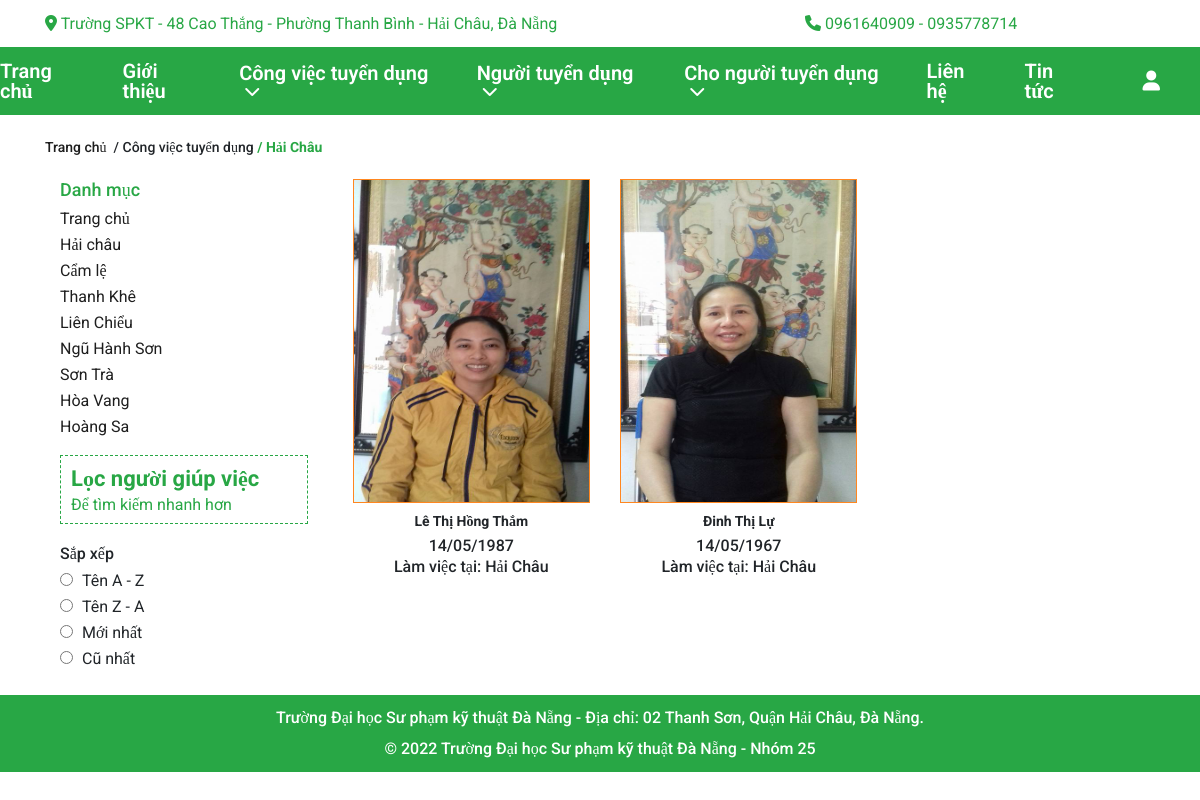
Page /?act=detailhelp&xuli=listcategory&id=1 (signed in) on the committed database.
### tables this page shows
CREATE TABLE `quanhuyen` (
  `idQuan` int(11) NOT NULL,
  `tenQuan` varchar(255) NOT NULL
);

CREATE TABLE `taikhoan` (
  `maTK` int(10) NOT NULL,
  `maQuyen` int(11) NOT NULL,
  `taiKhoan` varchar(50) NOT NULL,
  `matKhau` varchar(50) NOT NULL,
  `hoTen` varchar(255) NOT NULL,
  `gioiTinh` varchar(10) NOT NULL,
  `ngaySinh` varchar(50) NOT NULL,
  `CMND` varchar(20) NOT NULL,
  `SDT` int(11) NOT NULL,
  `email` varchar(255) NOT NULL,
  `diaChi` varchar(255) NOT NULL,
  `hinhAnh` varchar(255) NOT NULL,
  `trangThai` int(11) NOT NULL,
  `thoiGian` varchar(255) NOT NULL
);

### Controllers/DetailHelpController.php (called while the page is built, shortened)
<?php
require_once("./Models/helpModel.php");
    class  DetailController{
        var $help_model;
        public function __construct()
        {
             $this->help_model = new helpModel();
        }
        public function listcategory()
        {
            $data_help = $this->help_model->giupviec($_GET['id']);
            require_once("Views/index.php");
        }
    }
?>

### Models/connection.php (called while the page is built, shortened)
<?php
    class connection{
        function __construct()
        {
            $severname ="localhost";
            $username ="root";
            $password ="root";
            $db_name ="gtngv";
            $this->conn = new mysqli($severname,$username,$password,$db_name);
        }
    }

### Models/model.php (called while the page is built, shortened)
<?php
    require_once("connection.php");
    class model
    {
        function __construct()
        {
            $conn_obj = new connection();
            $this->conn = $conn_obj->conn;
        }
    }
?>

### Models/helpModel.php (called while the page is built, shortened)
<?php
    require_once("model.php");
    class helpModel extends model{
        function giupviec($id) {
            $query = "SELECT * FROM taikhoan,thongtinungvien,quanhuyen WHERE taikhoan.maTK = thongtinungvien.maTK AND thongtinungvien.khuVucLamViec = quanhuyen.idQuan AND idQuan=$id
            GROUP by taikhoan.maTK;";
            require("result.php");
            return $data;
        }
    }
?>

### Models/result.php (called while the page is built)
<?php
    $result = $this->conn->query($query);
    $data = array();
    while ($row = $result->fetch_assoc()) {
        $data[] = $row;
    }
?>

### Views/detailhelp/categoryhelp.php (the view, shortened to what this page needs)
<section id="main">
    <div class="container">
        <div class="break-crumb">
            <div class="break-crumb__head">
                <div class="home">
                    <a href="#">
                        <span>Trang chủ</span>
                    </a>
                        <span class="mr_lr">&nbsp;/ Công việc tuyển dụng&nbsp;</span>
                </div>
                <div>
                    <?php if(count($data_help)!=0) {?>
                    <strong>
                        <span id="danhmuc">/ <?= $data_help[0]['tenQuan'] ?></span>
                    </strong>
                    <?php } ?>
                </div>
            </div>
        </div>
        <div class="product__content">
            <div class="container">
                <div class="row">
                    <div class="nav-left col-lg-3">
                        <div class="nav-left__category">
                            <h1 style="color: var(--cl-primary);">Danh mục</h1>
                            <ul class="nav-left-category__list">
                                <li class="category__item"><a href="?act=home">Trang chủ</a> </li>
                                <li class="category__item">
                                    <a href="?act=detailhelp&xuli=listcategory&id=1">Hải châu</a>
                                </li>
                                <li class="category__item"><a href="?act=detailhelp&xuli=listcategory&id=2">Cẩm lệ</a></li>
                                <li class="category__item"><a href="?act=detailhelp&xuli=listcategory&id=3">Thanh Khê</a></li>
                                <li class="category__item"><a href="?act=detailhelp&xuli=listcategory&id=4">Liên Chiểu</a></li>
                                <li class="category__item"><a href="?act=detailhelp&xuli=listcategory&id=5">Ngũ Hành Sơn</a></li>
                                <li class="category__item"><a href="?act=detailhelp&xuli=listcategory&id=3">Sơn Trà</a></li>
                                <li class="category__item"><a href="?act=detailhelp&xuli=listcategory&id=4">Hòa Vang</a></li>
                                <li class="category__item"><a href="?act=detailhelp&xuli=listcategory&id=5">Hoàng Sa</a></li>
                            </ul>
                        </div>
                        <div class="nav-left__filter-product">
                            <div class="nav-left__filter-head">
                                <h2>Lọc người giúp việc</h2>
                                <span>Để tìm kiếm nhanh hơn</span>
                            </div>
                            <div class="filter-product__collocation">
                                <h1>Sắp xếp</h1>
                                <ul class="filter-product__collocation">
                                    <li class="filter-collocation__item">
                                        <input type ="radio" name ="radio" class="input-filter__radio" value="asc" id="asc" onclick="filterProduct('asc','tenCV', '<?php echo $cate?>')">
                                        <label for="asc">Tên A - Z</label><br></li>
                                    <li class="filter-collocation__item">
                                        <input type ="radio" name ="radio" class="input-filter__radio" value="desc" id="desc" onclick="filterProduct('desc','tenCV','<?php echo $cate?>')">
                                        <label for="desc">Tên Z - A</label><br></li>
                                    <li class="filter-collocation__item">
                                        <input type ="radio" name ="radio" class="input-filter__radio" value="news" id="news" onclick="filterProduct('desc','thoiGianDang','<?php echo $cate?>')">
                                        <label for="news">Mới nhất</label><br></li>
                                    <li class="filter-collocation__item">
                                        <input type ="radio" name ="radio" id="old" class="input-filter__radio" value="old" onclick="filterProduct('Asc','thoiGianDang','<?php echo $cate?>')">
                                        <label for="old">Cũ nhất</label><br></li>
                                </ul>
                            </div>
                        </div>
                    </div>
                    <div class="product-list col-lg-9" >
                        <div class="container">
                            <div class="row" id="product-list-main">
                            <?php
                                for ($i = 0; $i < (count($data_help)); $i++) {
                            ?>
                                <div class="col-product__itemm col col-6 col-md-4 col-lg-4 col-sm-6">
                                    <form action="" >
                                        <div class="product-imgg">
                                            <a href="?act=detailhelp&tk=<?=$data_help[$i]['maTK']?>" style="display: block;">
                                                <img src="./Publics/images/<?php echo $data_help[$i]['hinhAnh'] ?>" alt="">
                                            </a>
                                        </div>
                                        <div class="product-fruits__infos">
                                            <h2 class="tilte-name-product-t"><?= $data_help[$i]['hoTen']?></h2>
                                            <div style="margin-top: 10px;">
                                                <span class="price-new"><?= $data_help[$i]['ngaySinh'] ?></span>
                                            </div>
                                            <div style="margin-bottom: 10px;">
                                                <span class="price-new">Làm việc tại: <?= $data_help[$i]['tenQuan'] ?></span>
                                            </div>
                                        </div>
                                    </form>
                                </div>
                            <?php } ?>
                            </div>
                        </div>
                </div>
            </div>
        </div>
    </div>
    </div>
</section>

### Publics/css/style.css (style rules this page uses)
:root { --cl-backad:#f7f8fb; --cl-textad :#858796; --cl-green: #4eb92d; --cl-red: #ed1b36; --cl-orange: #f1975f; --cl-text: #686868; --cl-title: #1e1e1e; --cl-primary: #28a745; --cl-textprimary: #28a745; }
body { box-sizing: border-box; overflow-x: hidden; font-family: 'Roboto', 'sans-serif'; display: table; }
html { font-size: 62.5%; line-height: 1.6; height: 100%; }
a { color: #1e1e1e; }
html, body { width: 100%; height: 100%; }
#main { height: 70%; }

### Publics/css/main.css (style rules this page uses)
.product-fruits__infos { text-align: center; }
.tilte-name-product-t { font-weight: 600; height: 0px; color: var(--cl-black); }

### Publics/css/login.css (style rules this page uses)
.break-crumb__head { font-size: 14px; line-height: 24px; font-weight: 500; display: flex; margin-bottom: 12px; }
.break-crumb__head strong span { color :var(--cl-primary); }

### Publics/css/detailhelp.css (style rules this page uses)
.product-imgg { position: relative; width: 100%; border: 1px solid #ff8720; text-align: center; overflow: hidden; }
.product-imgg img { width: 100%; height: 322px; }

### Publics/css/work.css (style rules this page uses)
.product-list { margin-bottom: 40px; }
.tilte-name-product-t { font-weight: bold; font-size: 14px; display: block; width: 100%; padding: 10px 0; }
.price-new { display: inline-block; font-weight: 500; margin-top: 5px; margin-bottom: 0px; padding: 0; }
.product__content { margin-top: 20px; }
.nav-left__category h1 { font-size: 18px; }
.category__item { position: relative; font-size: 16px; margin: 10px 0px 10px; }
.nav-left__filter-product { margin: 20px 0; }
.filter-collocation__item input { margin-right: 5px; }
.filter-origin__item ,.filter-price__item , .filter-collocation__item, .filter-category__item { margin: 10px 0; }
.nav-left__filter-head { padding: 10px; border: dashed 1px var(--cl-primary); margin-bottom: 20px; color: var(--cl-primary); }
.nav-left__filter-head h2 { font-size: 22px; font-weight: 700; padding-bottom: 5px; }

### rows in the picture
quanhuyen: tenQuan "Hải Châu"
taikhoan: hinhAnh (picture), hoTen "Lê Thị Hồng Thắm", ngaySinh "14/05/1987", quanhuyen.tenQuan "Hải Châu"
taikhoan: hinhAnh (picture), hoTen "Đinh Thị Lự", ngaySinh "14/05/1967", quanhuyen.tenQuan "Hải Châu"
